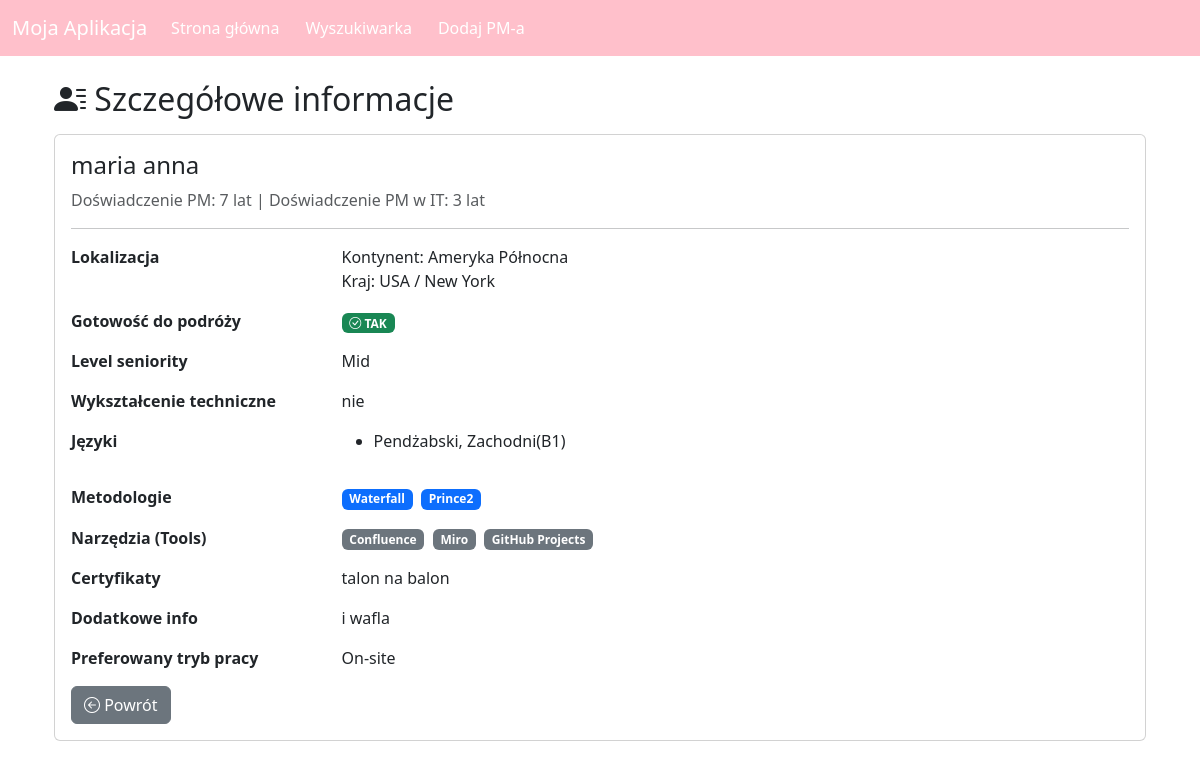
The app's page /pm/2 with its own data.
### tables this page shows
CREATE TABLE project_managers (
  id INTEGER PRIMARY KEY AUTOINCREMENT,
  name TEXT,
  surname TEXT,
  experience_pm INTEGER,
  experience_pm_it INTEGER,
  continent TEXT,
  country TEXT,
  region TEXT,
  travel_ready INTEGER,          -- 0/1
  level_seniority TEXT,
  field_of_study TEXT,
  technical_ed TEXT,             -- np. 'tak' / 'nie'
  language_levels TEXT,          -- łączne info o językach i poziomach
  methodologies TEXT,            -- np. 'Scrum,Kanban'
  tools TEXT,                    -- np. 'Jira,Confluence'
  certificates TEXT,
  additional_info TEXT,
  stacjonarnie INTEGER,          -- 0/1 - "Możliwość pracy wyłącznie stacjonarnie"
  remote_on_site TEXT            -- "Remote"/"On-site"/"Hybrid"
);

### app.py (the view)
@app.route('/pm/<int:pm_id>')
def pm_details(pm_id):
    conn = sqlite3.connect('database.db')
    conn.row_factory = sqlite3.Row
    c = conn.cursor()
    c.execute('SELECT * FROM project_managers WHERE id = ?', (pm_id,))
    pm = c.fetchone()
    conn.close()
    if pm is None:
        return "Nie znaleziono takiego Project Managera!", 404
    return render_template('pm_details.html', pm=pm)

### templates/pm_details.html (shortened to what this page needs)
{% extends "base.html" %}
{% block content %}
<div class="container mt-4">
  <h2><i class="bi bi-person-lines-fill"></i> Szczegółowe informacje</h2>
  <div class="card mt-3">
    <div class="card-body">
      <h4 class="card-title">
        {{ pm['name'] }} {{ pm['surname'] }}
      </h4>
      <p class="text-muted">
        Doświadczenie PM: {{ pm['experience_pm'] }} lat |
        Doświadczenie PM w IT: {{ pm['experience_pm_it'] }} lat
      </p>
      <hr>
      <div class="row mb-3">
        <div class="col-3 fw-bold">Lokalizacja</div>
        <div class="col-9">
          Kontynent: {{ pm['continent'] }}<br>
          Kraj: {{ pm['country'] }} / {{ pm['region'] }}
        </div>
      </div>
      <div class="row mb-3">
        <div class="col-3 fw-bold">Gotowość do podróży</div>
        <div class="col-9">
          {% if pm['travel_ready'] == 1 %}
            <span class="badge bg-success"><i class="bi bi-check-circle"></i> TAK</span>
          {% else %}
            <span class="badge bg-danger"><i class="bi bi-x-circle"></i> NIE</span>
          {% endif %}
        </div>
      </div>
      <div class="row mb-3">
        <div class="col-3 fw-bold">Level seniority</div>
        <div class="col-9">{{ pm['level_seniority'] }}</div>
      </div>
      <div class="row mb-3">
        <div class="col-3 fw-bold">Wykształcenie techniczne</div>
        <div class="col-9">{{ pm['technical_ed'] }}</div>
      </div>
      <div class="row mb-3">
        <div class="col-3 fw-bold">Języki</div>
        <div class="col-9">
          {% if pm['language_levels'] %}
            <ul>
            {% for item in pm['language_levels'].split(';') %}
              <li>{{ item }}</li>
            {% endfor %}
            </ul>
          {% else %}
            ---
          {% endif %}
        </div>
      </div>
      <div class="row mb-3">
        <div class="col-3 fw-bold">Metodologie</div>
        <div class="col-9">
          {% if pm['methodologies'] %}
            {% for m in pm['methodologies'].split(',') %}
              <span class="badge bg-primary me-1">{{ m }}</span>
            {% endfor %}
          {% else %}
            ---
          {% endif %}
        </div>
      </div>
      <div class="row mb-3">
        <div class="col-3 fw-bold">Narzędzia (Tools)</div>
        <div class="col-9">
          {% if pm['tools'] %}
            {% for t in pm['tools'].split(',') %}
              <span class="badge bg-secondary me-1">{{ t }}</span>
            {% endfor %}
          {% else %}
            ---
          {% endif %}
        </div>
      </div>
      <div class="row mb-3">
        <div class="col-3 fw-bold">Certyfikaty</div>
        <div class="col-9">
          {{ pm['certificates'] or '---' }}
        </div>
      </div>
      <div class="row mb-3">
        <div class="col-3 fw-bold">Dodatkowe info</div>
        <div class="col-9">
          {{ pm['additional_info'] or '---' }}
        </div>
      </div>
      <div class="row mb-3">
        <div class="col-3 fw-bold">Preferowany tryb pracy</div>
        <div class="col-9">
          {{ pm['remote_on_site'] or '---' }}
        </div>
      </div>
      <a href="{{ url_for('pm_list') }}" class="btn btn-secondary">
        <i class="bi bi-arrow-left-circle"></i> Powrót
      </a>
    </div>
  </div>
</div>
{% endblock %}

### static/css/style.css (style rules this page uses)
body { font-family: Arial, sans-serif; background-color: #f4f4f4; color: #333; }

### records on screen
project_managers: name "maria", surname "anna", experience_pm "7", experience_pm_it "3", continent "Ameryka Północna", country "USA", region "New York", level_seniority "Mid", technical_ed "nie", language_levels "Pendżabski, Zachodni(B1)", certificates "talon na balon", additional_info "i wafla", remote_on_site "On-site"

### other values on screen
{{ m }} "Waterfall" "Prince2"
{{ t }} "Confluence" "Miro" "GitHub Projects"
